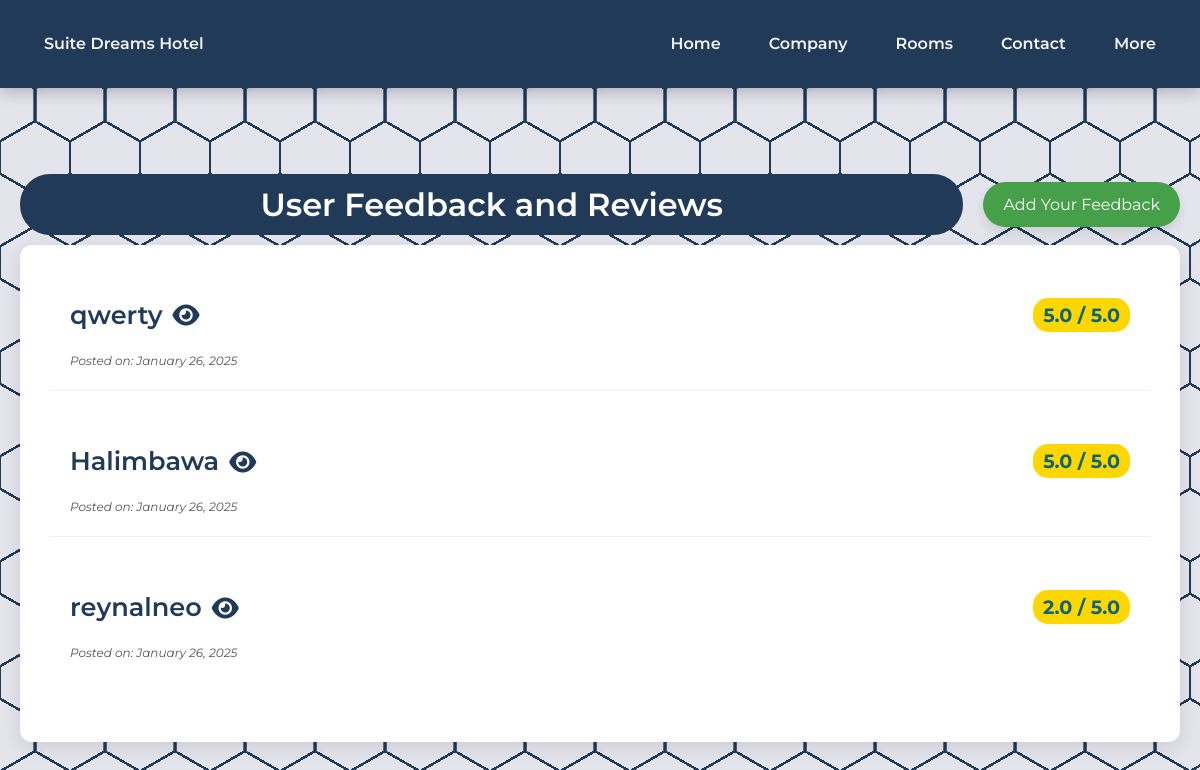
The app's page /reviews/ with its own data.
### app/models.py (models this page shows, shortened)
class Feedback(models.Model):
    user = models.ForeignKey(User, on_delete=models.CASCADE)
    rating = models.DecimalField(
        max_digits=3,
        decimal_places=1,
        validators=[MinValueValidator(Decimal('1.0')), MaxValueValidator(Decimal('5.0'))]
    )
    comments = models.TextField()
    created_at = models.DateTimeField(auto_now_add=True)

class User(models.Model):
    name = models.CharField(max_length=30, null=True, blank=True)
    username = models.CharField(max_length=150, unique=True, default='')
    email = models.EmailField(unique=True)
    password = models.CharField(max_length=128)
    created_at = models.DateTimeField(auto_now_add=True)

### app/views.py (the view)
# urls.py: path('reviews/', FeedbackListView.as_view(), name='feedback_list'),
class FeedbackListView(ListView):
    model = Feedback
    template_name = 'app/feedback.html'
    context_object_name = 'feedbacks'
    paginate_by = 3
    queryset = Feedback.objects.all().order_by('-created_at')

### app/templates/app/feedback.html (shortened to what this page needs)
{% load static %}
<link rel="stylesheet" href="https://cdnjs.cloudflare.com/ajax/libs/font-awesome/6.0.0-beta3/css/all.min.css">
<link rel="stylesheet" type="text/css" href="{% static '/css/feedback.css' %}">
{% block content %}
    <header>
        {% include 'app/navbar.html' %}
    </header>
    <section class="feedback-container">
        <div class="add-feedback">
            <h1 class="main-title">User Feedback and Reviews</h1>
             <a href="{% url 'add-feedback' %}" class="btn btn-primary">Add Your Feedback</a>
        </div>
        <div class="reviews">
            {% for feedback in feedbacks %}
            <div class="review">
                <div class="review-header">
                    <div class="review-header-left">
                        <h3>{{ feedback.user.name }}</h3>
                        <button class="toggle-comments-btn"><i class="fas fa-eye"></i></button>
                    </div>
                    <div class="review-header-right">
                        <span class="rating"> {{ feedback.rating }} / 5.0</span>
                    </div>
                </div>
                <div class="review-footer">
                    <small>Posted on: {{ feedback.created_at|date:"F j, Y" }}</small>
                </div>
            </div>
            {% empty %}
            <p>No feedback available yet.</p>
            {% endfor %}
        </div>
    </section>
{% endblock %}

### static/css/feedback.css (style rules this page uses)
:root { --primary-color: #213A57; --primary-color-dark: #0B6477; --white: #FFFFFF; --body-color: #F4F4F9; --highlight-color: #FFD700; --gray-light: #f0f0f0; --gray-dark: #555; --gray-medium: #777; --shadow-light: rgba(0, 0, 0, 0.1); --font-main: 'Montserrat', sans-serif; --font-secondary: 'Roboto', sans-serif; }
* { margin: 0; padding: 0; box-sizing: border-box; }
body { font-family: var(--font-main); background: radial-gradient(circle farthest-side at 0% 50%,#E4E4ED 23.5%,#0000 0)36.8px 52.5px, radial-gradient(circle farthest-side at 0% 50%,#213A57 24%,#0000 0)33.3px 52.5px, linear-gradient(#E4E4ED 14%,#0000 0, #0000 85%,#E4E4ED 0)0 0, linear-gradient(150deg,#E4E4ED 24%,#213A57 0,#213A57 26%,#0000 0,#0000 74%,#213A57 0,#213A57 76%,#E4E4ED 0)0 0, linear-gradient(30deg,#E4E4ED 24%,#213A57 0,#213A57 26%,#0000 0,#0000 74%,#213A57 0,#213A57 76%,#E4E4ED 0)0 0, linear-gradient(90deg,#213A57 2%,#E4E4ED 0,#E4E4ED 98%,#213A57 0%)0 0 #E4E4ED; background-size: 70px 105px; background-color: #E4E4ED; color: var(--gray-dark); line-height: 1.6; display: flex; justify-content: center; align-items: flex-start; height: 100vh; flex-direction: column; overflow-x: hidden; }
.feedback-container { width: 100%; max-width: 1200px; margin: 0 auto; padding: 40px 20px; display: flex; flex-direction: column; align-items: center; }
.main-title { font-size: 2rem; font-weight: 600; color: #fff; text-align: center; border-radius: 30px; padding: 5px; background: var(--primary-color); }
.add-feedback { display: flex; justify-content: center; align-items: center; width: 100%; margin-top: 60px; margin-bottom: 10px; }
.add-feedback .main-title { flex-grow: 1; text-align: center; }
.add-feedback .btn { background-color: #45a049; color: #fff; padding: 10px 20px; border-radius: 30px; text-decoration: none; font-size: 1rem; text-align: center; display: inline-block; box-shadow: 0 6px 12px var(--shadow-light); transition: background-color 0.3s ease, transform 0.3s ease; margin-left: 20px; }
.reviews { width: 100%; background-color: var(--white); border-radius: 12px; box-shadow: 0 6px 20px var(--shadow-light); padding: 30px; }
.review { border-bottom: 1px solid var(--gray-light); padding: 20px; margin-bottom: 30px; }
.review:last-child { border-bottom: none; }
.review-header { display: flex; align-items: center; justify-content: space-between; margin-bottom: 15px; width: 100%; }
.review-header-left { display: flex; align-items: center; }
.review-header-left h3 { font-size: 1.6rem; font-weight: 600; color: var(--primary-color); margin-right: 10px; }
.review-header-right { text-align: right; }
.rating { background-color: var(--highlight-color); color: var(--primary-color-dark); padding: 5px 10px; border-radius: 15px; font-weight: bold; font-size: 1.2rem; }
.toggle-comments-btn { background-color: transparent; border: none; color: var(--primary-color); font-size: 1.5rem; cursor: pointer; transition: color 0.3s ease; }
.review-footer { margin-top: 15px; font-size: 0.9rem; color: var(--gray-medium); }
small { font-style: italic; color: var(--gray-dark); }

### static/css/navbar.css (style rules this page uses)
:root { --header-height: 3.5rem; --main-color: #213A57; --light-color: #0B6477; --hover-color: #80ED99; --white-color: #F2F2F2; --body-color: hsl(220, 100%, 97%); --body-font: "Montserrat", sans-serif; --normal-font-size: .938rem; --font-regular: 400; --font-semi-bold: 600; --z-tooltip: 10; --z-fixed: 100; }
* { box-sizing: border-box; padding: 0; margin: 0; }
body { font-family: var(--body-font); font-size: var(--normal-font-size); background-color: var(--body-color); padding-top: var(--header-height); }
a { text-decoration: none; }
@media screen and (min-width: 1024px) { :root { --normal-font-size: 1rem; } }

### records on screen
Feedback: user.name "qwerty", rating "5.0", created_at "January 26, 2025"
Feedback: user.name "Halimbawa", rating "5.0", created_at "January 26, 2025"
Feedback: user.name "reynalneo", rating "2.0", created_at "January 26, 2025"
